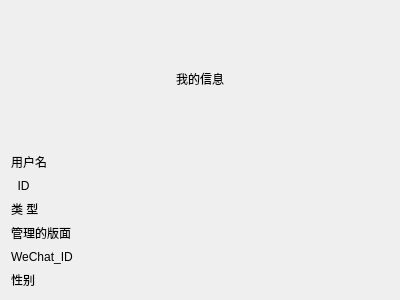
<?xml version="1.0" encoding="UTF-8"?>
<ui version="4.0">
 <class>UserMyInfoWin</class>
 <widget class="QDialog" name="UserMyInfoWin">
  <property name="geometry">
   <rect>
    <x>0</x>
    <y>0</y>
    <width>400</width>
    <height>300</height>
   </rect>
  </property>
  <property name="windowTitle">
   <string>Dialog</string>
  </property>
  <layout class="QVBoxLayout" name="verticalLayout_3">
   <item>
    <layout class="QVBoxLayout" name="verticalLayout_2">
     <item>
      <widget class="QLabel" name="label_4">
       <property name="styleSheet">
        <string notr="true">font: 18pt &quot;华文琥珀&quot;;</string>
       </property>
       <property name="text">
        <string>我的信息</string>
       </property>
       <property name="textFormat">
        <enum>Qt::PlainText</enum>
       </property>
       <property name="alignment">
        <set>Qt::AlignCenter</set>
       </property>
      </widget>
     </item>
     <item>
      <layout class="QVBoxLayout" name="verticalLayout">
       <item>
        <layout class="QHBoxLayout" name="horizontalLayout" stretch="1,2">
         <item>
          <widget class="QLabel" name="username_label">
           <property name="text">
            <string>用户名</string>
           </property>
          </widget>
         </item>
         <item>
          <widget class="QLabel" name="usename_lb">
           <property name="sizePolicy">
            <sizepolicy hsizetype="Expanding" vsizetype="Preferred">
             <horstretch>0</horstretch>
             <verstretch>0</verstretch>
            </sizepolicy>
           </property>
           <property name="text">
            <string/>
           </property>
          </widget>
         </item>
        </layout>
       </item>
       <item>
        <layout class="QHBoxLayout" name="horizontalLayout_2" stretch="1,2">
         <item>
          <widget class="QLabel" name="id_label">
           <property name="text">
            <string>  ID </string>
           </property>
          </widget>
         </item>
         <item>
          <widget class="QLabel" name="id_lb">
           <property name="sizePolicy">
            <sizepolicy hsizetype="Expanding" vsizetype="Preferred">
             <horstretch>0</horstretch>
             <verstretch>0</verstretch>
            </sizepolicy>
           </property>
           <property name="text">
            <string/>
           </property>
          </widget>
         </item>
        </layout>
       </item>
       <item>
        <layout class="QHBoxLayout" name="horizontalLayout_3" stretch="1,2">
         <item>
          <widget class="QLabel" name="username_label_3">
           <property name="text">
            <string>类 型</string>
           </property>
          </widget>
         </item>
         <item>
          <widget class="QLabel" name="type_lb">
           <property name="sizePolicy">
            <sizepolicy hsizetype="Expanding" vsizetype="Preferred">
             <horstretch>0</horstretch>
             <verstretch>0</verstretch>
            </sizepolicy>
           </property>
           <property name="text">
            <string/>
           </property>
          </widget>
         </item>
        </layout>
       </item>
       <item>
        <layout class="QHBoxLayout" name="horizontalLayout_6" stretch="1,2">
         <item>
          <widget class="QLabel" name="username_label_2">
           <property name="text">
            <string>管理的版面</string>
           </property>
          </widget>
         </item>
         <item>
          <widget class="QLabel" name="myboard_lb">
           <property name="sizePolicy">
            <sizepolicy hsizetype="Expanding" vsizetype="Preferred">
             <horstretch>0</horstretch>
             <verstretch>0</verstretch>
            </sizepolicy>
           </property>
           <property name="text">
            <string/>
           </property>
          </widget>
         </item>
        </layout>
       </item>
       <item>
        <layout class="QHBoxLayout" name="horizontalLayout_4" stretch="1,2">
         <item>
          <widget class="QLabel" name="username_label_4">
           <property name="text">
            <string>WeChat_ID</string>
           </property>
          </widget>
         </item>
         <item>
          <widget class="QLabel" name="WeChat_lb">
           <property name="sizePolicy">
            <sizepolicy hsizetype="Expanding" vsizetype="Preferred">
             <horstretch>0</horstretch>
             <verstretch>0</verstretch>
            </sizepolicy>
           </property>
           <property name="text">
            <string/>
           </property>
          </widget>
         </item>
        </layout>
       </item>
       <item>
        <layout class="QHBoxLayout" name="horizontalLayout_5" stretch="1,2">
         <item>
          <widget class="QLabel" name="username_label_5">
           <property name="text">
            <string>性别</string>
           </property>
          </widget>
         </item>
         <item>
          <widget class="QLabel" name="gender_lb">
           <property name="sizePolicy">
            <sizepolicy hsizetype="Expanding" vsizetype="Preferred">
             <horstretch>0</horstretch>
             <verstretch>0</verstretch>
            </sizepolicy>
           </property>
           <property name="text">
            <string/>
           </property>
          </widget>
         </item>
        </layout>
       </item>
      </layout>
     </item>
    </layout>
   </item>
  </layout>
 </widget>
 <resources/>
 <connections/>
</ui>
